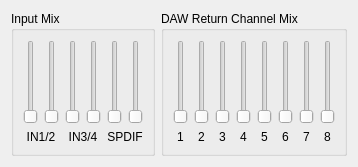
       <widget class="QWidget" name="tab" >
        <attribute name="title" >
         <string>Out&amp;2</string>
        </attribute>
        <layout class="QHBoxLayout" >
         <item>
          <widget class="QGroupBox" name="groupOut24_2" >
           <property name="title" >
            <string>Input Mix</string>
           </property>
           <layout class="QGridLayout" >
            <item row="1" column="0" colspan="2" >
             <widget class="QLabel" name="txtOut24In12" >
              <property name="text" >
               <string>IN1/2</string>
              </property>
              <property name="alignment" >
               <set>Qt::AlignCenter</set>
              </property>
              <property name="wordWrap" >
               <bool>false</bool>
              </property>
             </widget>
            </item>
            <item row="0" column="2" >
             <widget class="QSlider" name="sldIN3Out2" >
              <property name="minimum" >
               <number>0</number>
              </property>
              <property name="maximum" >
               <number>32767</number>
              </property>
              <property name="singleStep" >
               <number>10000</number>
              </property>
              <property name="pageStep" >
               <number>1000</number>
              </property>
              <property name="orientation" >
               <enum>Qt::Vertical</enum>
              </property>
              <property name="tickInterval" >
               <number>10000</number>
              </property>
             </widget>
            </item>
            <item row="0" column="5" >
             <widget class="QSlider" name="sldSPDIF2Out2" >
              <property name="minimum" >
               <number>0</number>
              </property>
              <property name="maximum" >
               <number>32767</number>
              </property>
              <property name="singleStep" >
               <number>10000</number>
              </property>
              <property name="pageStep" >
               <number>1000</number>
              </property>
              <property name="orientation" >
               <enum>Qt::Vertical</enum>
              </property>
              <property name="tickInterval" >
               <number>10000</number>
              </property>
             </widget>
            </item>
            <item row="1" column="4" colspan="2" >
             <widget class="QLabel" name="txtOut24In34_2" >
              <property name="text" >
               <string>SPDIF</string>
              </property>
              <property name="alignment" >
               <set>Qt::AlignCenter</set>
              </property>
              <property name="wordWrap" >
               <bool>false</bool>
              </property>
             </widget>
            </item>
            <item row="1" column="2" colspan="2" >
             <widget class="QLabel" name="txtOut24In34" >
              <property name="text" >
               <string>IN3/4</string>
              </property>
              <property name="alignment" >
               <set>Qt::AlignCenter</set>
              </property>
              <property name="wordWrap" >
               <bool>false</bool>
              </property>
             </widget>
            </item>
            <item row="0" column="4" >
             <widget class="QSlider" name="sldSPDIF1Out2" >
              <property name="minimum" >
               <number>0</number>
              </property>
              <property name="maximum" >
               <number>32767</number>
              </property>
              <property name="singleStep" >
               <number>10000</number>
              </property>
              <property name="pageStep" >
               <number>1000</number>
              </property>
              <property name="orientation" >
               <enum>Qt::Vertical</enum>
              </property>
              <property name="tickInterval" >
               <number>10000</number>
              </property>
             </widget>
            </item>
            <item row="0" column="3" >
             <widget class="QSlider" name="sldIN4Out2" >
              <property name="minimum" >
               <number>0</number>
              </property>
              <property name="maximum" >
               <number>32767</number>
              </property>
              <property name="singleStep" >
               <number>10000</number>
              </property>
              <property name="pageStep" >
               <number>1000</number>
              </property>
              <property name="orientation" >
               <enum>Qt::Vertical</enum>
              </property>
              <property name="tickInterval" >
               <number>10000</number>
              </property>
             </widget>
            </item>
            <item row="0" column="0" >
             <widget class="QSlider" name="sldIN1Out2" >
              <property name="minimum" >
               <number>0</number>
              </property>
              <property name="maximum" >
               <number>32767</number>
              </property>
              <property name="singleStep" >
               <number>10000</number>
              </property>
              <property name="pageStep" >
               <number>1000</number>
              </property>
              <property name="orientation" >
               <enum>Qt::Vertical</enum>
              </property>
              <property name="tickInterval" >
               <number>10000</number>
              </property>
             </widget>
            </item>
            <item row="0" column="1" >
             <widget class="QSlider" name="sldIN2Out2" >
              <property name="minimum" >
               <number>0</number>
              </property>
              <property name="maximum" >
               <number>32767</number>
              </property>
              <property name="singleStep" >
               <number>10000</number>
              </property>
              <property name="pageStep" >
               <number>1000</number>
              </property>
              <property name="orientation" >
               <enum>Qt::Vertical</enum>
              </property>
              <property name="tickInterval" >
               <number>10000</number>
              </property>
             </widget>
            </item>
           </layout>
          </widget>
         </item>
         <item>
          <widget class="QGroupBox" name="groupOut24_3" >
           <property name="title" >
            <string>DAW Return Channel Mix</string>
           </property>
           <layout class="QGridLayout" >
            <item row="1" column="3" >
             <widget class="QLabel" name="txtOut24PC78" >
              <property name="text" >
               <string>4</string>
              </property>
              <property name="alignment" >
               <set>Qt::AlignCenter</set>
              </property>
              <property name="wordWrap" >
               <bool>false</bool>
              </property>
             </widget>
            </item>
            <item row="1" column="2" >
             <widget class="QLabel" name="txtOut24PC56" >
              <property name="text" >
               <string>3</string>
              </property>
              <property name="alignment" >
               <set>Qt::AlignCenter</set>
              </property>
              <property name="wordWrap" >
               <bool>false</bool>
              </property>
             </widget>
            </item>
            <item row="1" column="1" >
             <widget class="QLabel" name="txtOut24PC34" >
              <property name="text" >
               <string>2</string>
              </property>
              <property name="alignment" >
               <set>Qt::AlignCenter</set>
              </property>
              <property name="wordWrap" >
               <bool>false</bool>
              </property>
             </widget>
            </item>
            <item row="1" column="0" >
             <widget class="QLabel" name="txtOut24PC12" >
              <property name="text" >
               <string>1</string>
              </property>
              <property name="alignment" >
               <set>Qt::AlignCenter</set>
              </property>
              <property name="wordWrap" >
               <bool>false</bool>
              </property>
             </widget>
            </item>
            <item row="1" column="4" >
             <widget class="QLabel" name="txtOut24PC12_2" >
              <property name="text" >
               <string>5</string>
              </property>
              <property name="alignment" >
               <set>Qt::AlignCenter</set>
              </property>
              <property name="wordWrap" >
               <bool>false</bool>
              </property>
             </widget>
            </item>
            <item row="1" column="5" >
             <widget class="QLabel" name="txtOut24PC34_2" >
              <property name="text" >
               <string>6</string>
              </property>
              <property name="alignment" >
               <set>Qt::AlignCenter</set>
              </property>
              <property name="wordWrap" >
               <bool>false</bool>
              </property>
             </widget>
            </item>
            <item row="1" column="6" >
             <widget class="QLabel" name="txtOut24PC56_2" >
              <property name="text" >
               <string>7</string>
              </property>
              <property name="alignment" >
               <set>Qt::AlignCenter</set>
              </property>
              <property name="wordWrap" >
               <bool>false</bool>
              </property>
             </widget>
            </item>
            <item row="1" column="7" >
             <widget class="QLabel" name="txtOut24PC78_2" >
              <property name="text" >
               <string>8</string>
              </property>
              <property name="alignment" >
               <set>Qt::AlignCenter</set>
              </property>
              <property name="wordWrap" >
               <bool>false</bool>
              </property>
             </widget>
            </item>
            <item row="0" column="1" >
             <widget class="QSlider" name="sldPC2Out2" >
              <property name="minimum" >
               <number>0</number>
              </property>
              <property name="maximum" >
               <number>32767</number>
              </property>
              <property name="singleStep" >
               <number>10000</number>
              </property>
              <property name="pageStep" >
               <number>1000</number>
              </property>
              <property name="orientation" >
               <enum>Qt::Vertical</enum>
              </property>
              <property name="tickInterval" >
               <number>10000</number>
              </property>
             </widget>
            </item>
            <item row="0" column="6" >
             <widget class="QSlider" name="sldPC7Out2" >
              <property name="minimum" >
               <number>0</number>
              </property>
              <property name="maximum" >
               <number>32767</number>
              </property>
              <property name="singleStep" >
               <number>10000</number>
              </property>
              <property name="pageStep" >
               <number>1000</number>
              </property>
              <property name="orientation" >
               <enum>Qt::Vertical</enum>
              </property>
              <property name="tickInterval" >
               <number>10000</number>
              </property>
             </widget>
            </item>
            <item row="0" column="4" >
             <widget class="QSlider" name="sldPC5Out2" >
              <property name="minimum" >
               <number>0</number>
              </property>
              <property name="maximum" >
               <number>32767</number>
              </property>
              <property name="singleStep" >
               <number>10000</number>
              </property>
              <property name="pageStep" >
               <number>1000</number>
              </property>
              <property name="orientation" >
               <enum>Qt::Vertical</enum>
              </property>
              <property name="tickInterval" >
               <number>10000</number>
              </property>
             </widget>
            </item>
            <item row="0" column="2" >
             <widget class="QSlider" name="sldPC3Out2" >
              <property name="minimum" >
               <number>0</number>
              </property>
              <property name="maximum" >
               <number>32767</number>
              </property>
              <property name="singleStep" >
               <number>10000</number>
              </property>
              <property name="pageStep" >
               <number>1000</number>
              </property>
              <property name="orientation" >
               <enum>Qt::Vertical</enum>
              </property>
              <property name="tickInterval" >
               <number>10000</number>
              </property>
             </widget>
            </item>
            <item row="0" column="0" >
             <widget class="QSlider" name="sldPC1Out2" >
              <property name="minimum" >
               <number>0</number>
              </property>
              <property name="maximum" >
               <number>32767</number>
              </property>
              <property name="singleStep" >
               <number>10000</number>
              </property>
              <property name="pageStep" >
               <number>1000</number>
              </property>
              <property name="orientation" >
               <enum>Qt::Vertical</enum>
              </property>
              <property name="tickInterval" >
               <number>10000</number>
              </property>
             </widget>
            </item>
            <item row="0" column="5" >
             <widget class="QSlider" name="sldPC6Out2" >
              <property name="minimum" >
               <number>0</number>
              </property>
              <property name="maximum" >
               <number>32767</number>
              </property>
              <property name="singleStep" >
               <number>10000</number>
              </property>
              <property name="pageStep" >
               <number>1000</number>
              </property>
              <property name="orientation" >
               <enum>Qt::Vertical</enum>
              </property>
              <property name="tickInterval" >
               <number>10000</number>
              </property>
             </widget>
            </item>
            <item row="0" column="7" >
             <widget class="QSlider" name="sldPC8Out2" >
              <property name="minimum" >
               <number>0</number>
              </property>
              <property name="maximum" >
               <number>32767</number>
              </property>
              <property name="singleStep" >
               <number>10000</number>
              </property>
              <property name="pageStep" >
               <number>1000</number>
              </property>
              <property name="orientation" >
               <enum>Qt::Vertical</enum>
              </property>
              <property name="tickInterval" >
               <number>10000</number>
              </property>
             </widget>
            </item>
            <item row="0" column="3" >
             <widget class="QSlider" name="sldPC4Out2" >
              <property name="minimum" >
               <number>0</number>
              </property>
              <property name="maximum" >
               <number>32767</number>
              </property>
              <property name="singleStep" >
               <number>10000</number>
              </property>
              <property name="pageStep" >
               <number>1000</number>
              </property>
              <property name="orientation" >
               <enum>Qt::Vertical</enum>
              </property>
              <property name="tickInterval" >
               <number>10000</number>
              </property>
             </widget>
            </item>
           </layout>
          </widget>
         </item>
        </layout>
       </widget>
